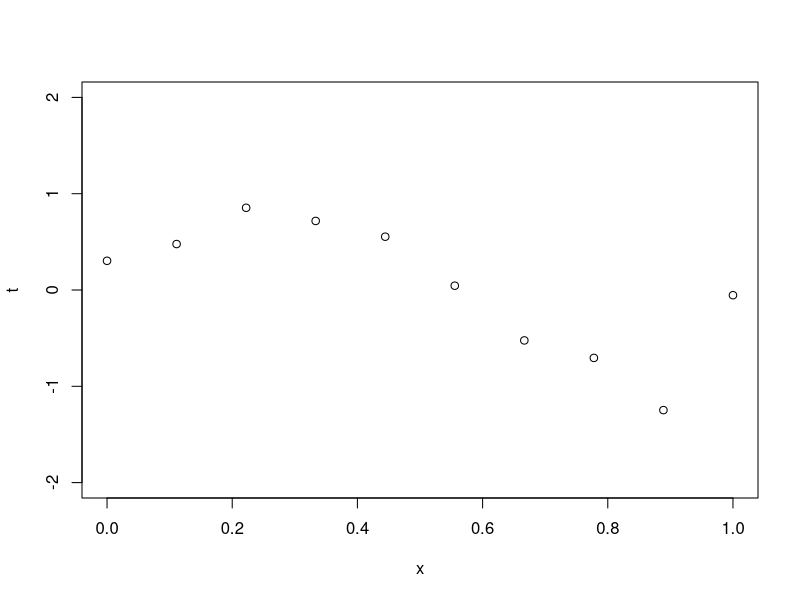
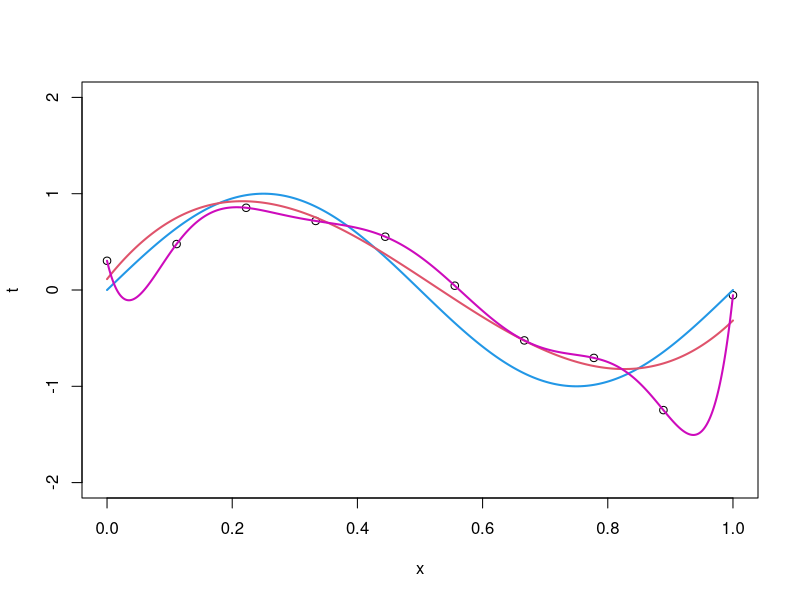

These figures' R source, in order:

# generate 10 values of x, evenly spread between 0 and 1

x <- seq(0,1,len=10)

# generate corresponding values of t, including the random error
t <- sin(2*pi*x)+rnorm(n=10,mean=0,sd=0.3)


# plot the training set. You might want to adjust the value of ylim, depending on drawn data points and fitted functions
plot(x,t,ylim=c(-2,2))

# generate data for plotting graphs (R only plots data, not functions)
x.graph <- seq(0,1,by=0.001)
t.graph <- sin(2*pi*x.graph)

# plot the training set. You might want to adjust the value of ylim, depending on drawn data points and fitted functions
plot(x,t,ylim=c(-2,2))

# plot the "true" function
lines(x.graph,t.graph,lwd=2,col=4)

# fit a 3rd order polynomial to the data
poly.3 <- lm(t~x+I(x^2)+I(x^3),data.frame(t=t,x=x))


# give a summary of the fitted model
# you don't need to understand all the output: the fitted coefficients are in the column "Estimates"
# Note: you will get different output! Why?
summary(poly.3)

# generate data for plotting the fitted function
y.poly.3.graph <- predict(poly.3,data.frame(x=x.graph))


# plot the fitted function
lines(x.graph,y.poly.3.graph,lwd=2,col=2)

# same thing for 9th order polynomial
poly.9 <- lm(t~x+I(x^2)+I(x^3)+I(x^4)+I(x^5)+I(x^6)+I(x^7)+I(x^8)+I(x^9),data.frame(t=t,x=x))
summary(poly.9)

y.poly.9.graph <- predict(poly.9,data.frame(x=x.graph))
lines(x.graph,y.poly.9.graph,lwd=2,col=6)



# generate target values for the testdata
t.testset <- sin(2*pi*x.graph)+rnorm(n=1001,mean=0,sd=0.3)


# compute sum of squared error of 3rd order polynomial on the testset
error.poly.3 <- sum((y.poly.3.graph-t.testset)^2)
error.poly.3

error.poly.9 <- sum((y.poly.9.graph-t.testset)^2)
error.poly.9